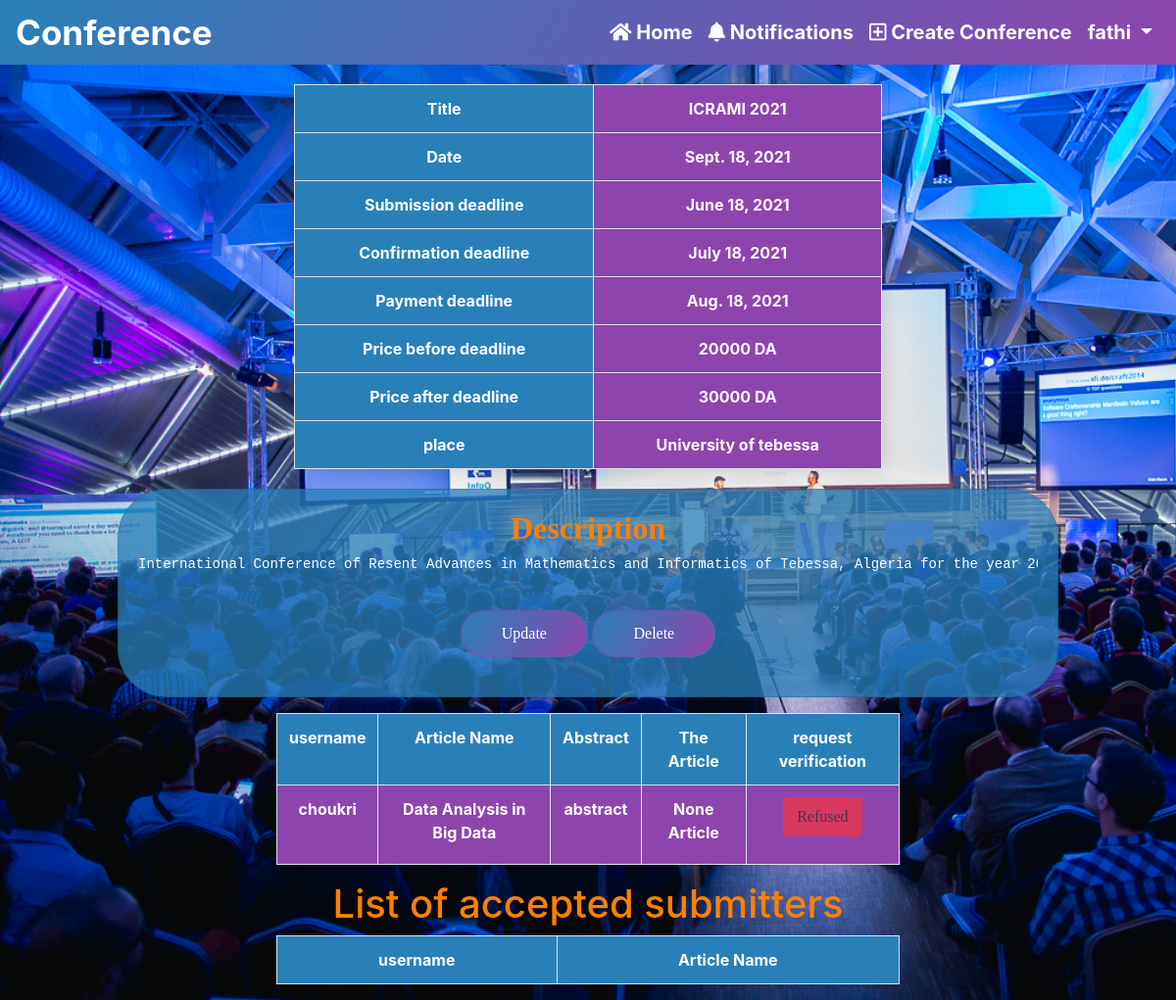
The app's page /conference/1/ (signed in) with its own data.
### accounts/models.py (models this page shows, shortened)
class User(AbstractBaseUser):
    email = models.EmailField(verbose_name="email", max_length=254, unique=True)
    username = models.CharField(max_length=50, unique=True)
    first_name = models.CharField(max_length=20)
    last_name = models.CharField(max_length=20)
    date_joined = models.DateTimeField(verbose_name="join date", auto_now_add=True)
    last_login = models.DateTimeField(verbose_name="last login", auto_now=True)
    is_active = models.BooleanField(default=True)
    is_staff = models.BooleanField(default=False)
    is_admin = models.BooleanField(default=False)
    is_superuser = models.BooleanField(default=False)
    USERNAME_FIELD = 'email'
    REQUIRED_FIELDS = ['username', 'first_name', 'last_name']
    objects = UserManager()
    def __str__(self):
        return self.username

### conferences/models.py (models this page shows, shortened)
class Conference(models.Model):
    title = models.CharField(max_length=100)
    description = models.TextField(verbose_name='description')
    place = models.CharField(max_length=100)
    created_date = models.DateTimeField(auto_now_add=True)
    date = models.DateField()
    submission_deadline = models.DateField()
    confirmation_deadline = models.DateField()
    payment_deadline = models.DateField()
    pre_price = models.CharField(max_length=20, null=True, blank=True)
    post_price = models.CharField(max_length=20, null=True, blank=True)
    organizer = models.ForeignKey(User, on_delete=models.RESTRICT)
    def can_submit(self):
        return timezone.now().date() <= self.submission_deadline
    def can_accept(self):
        return self.submission_deadline < timezone.now().date() <= self.confirmation_deadline
    def can_confirm(self):
        return self.confirmation_deadline < timezone.now().date() <= self.payment_deadline

class Submission(models.Model):
    STATUS = (
        (0, 'waiting'),
        (1, 'accepted'),
        (2, 'refused'),
        (3, 'confirmed'),
    )
    first_name = models.CharField(max_length=20)
    last_name = models.CharField(max_length=20)
    email = models.EmailField(verbose_name="email", max_length=254)
    article_name = models.CharField(max_length=100)
    abstract = models.TextField(verbose_name='abstract')
    article = models.FileField(upload_to='files', null=True, blank=True)
    authors = models.ManyToManyField(Author, related_name='article_authors')
    status = models.IntegerField(choices=STATUS, default=0)
    demand_date = models.DateTimeField(auto_now_add=True)
    user = models.ForeignKey(User, on_delete=models.CASCADE)
    conference = models.ForeignKey(Conference, on_delete=models.CASCADE)
    def is_accepted(self):
        return self.status == 1
    def is_confirmed(self):
        return self.status == 3

### conferences/views.py (the view)
class ConferenceView(generic.DetailView):
    model = Conference
    pk_url_kwarg = 'pk'
    def get_context_data(self, **kwargs):
        context = super().get_context_data(**kwargs)
        context['submission_list'] = Submission.objects.filter(conference=self.kwargs['pk'])
        self.request.session['page'] = self.request.path
        return context

### conferences/templates/conferences/conference.html (shortened to what this page needs)
{% extends 'base.html' %}
{% load humanize %}
{% block content %}
    <table class="table table-bordered" id="table" align="center">
        <tr>
            <th>Title</th>
            <td>{{ conference.title }}</td>
        </tr>
        <tr >
            <th>Date</th>
            <td>{{ conference.date }}</td>
        </tr>
        <tr>
            <th>Submission deadline</th>
            <td>{{ conference.submission_deadline }}</td>
        </tr>
        <tr>
            <th>Confirmation deadline</th>
            <td>{{ conference.confirmation_deadline }}</td>
        </tr>
        <tr>
            <th>Payment deadline</th>
            <td>{{ conference.payment_deadline }}</td>
        </tr>
        <tr>
            <th>Price before deadline</th>
            <td>{{ conference.pre_price }}</td>
        </tr>
        <tr>
            <th>Price after deadline</th>
            <td>{{ conference.post_price }}</td>
        </tr>
        <tr>
            <th>place</th>
            <td>{{ conference.place }}</td>
        </tr>
    </table>
    <div class="card mb-3" id="container">
        <div class="row no-gutters">
            <div class="col-md-12">
                <div class="card-body text-center">
                    <h2 class="descreption"> Description</h2>
                    <pre style="color: white">{{ conference.description }}</pre>
                    {% if conference.organizer != request.user %}
                        {% if conference.can_submit %}
                            <a href="{% url 'submission_create' conference.pk %}" class="btn btn">Submit</a>
                        {% endif %}
                    {% else %}
                        <a href="{% url 'conference_update' conference.pk %}" class="btn btn">Update</a>
                        <a href="{% url 'conference_delete' conference.pk %}" class="btn btn">Delete</a>
                    {% endif %}
                </div>
            </div>
        </div>
    </div>
    {% if request.user == conference.organizer and submission_list %}
        <table class="table table-bordered"  align="center" id="users"  >
            <tr>
                <th>username</th>
                <th>Article Name</th>
                <th>Abstract</th>
                <th>The Article</th>
                <th>request verification</th>
            </tr>
            {% for submission in submission_list %}
                <tr>
                    <td>{{ submission.user }}</td>
                    <td>{{ submission.article_name }}</td>
                    <td>{{ submission.abstract }}</td>
                    <td>
                        {% if submission.article %}
                            <a style="color:white; text-decoration: underline" href="{{ submission.article.url }}" download="{{ submission.article.url }}">Download {{ submission.article }}</a>
                        {% else %}
                            None Article
                        {% endif %}
                    </td>
                    <td>
                        {% if conference.can_submit %}
                            <a href="{% url 'submission_accepted' submission.pk %}" class="btn btn0 disabled">Accept</a>
                            <a href="{% url 'submission_refused' submission.pk %}" class="btn btn1 disabled">Refuse</a>
                        {% else %}
                            {% if submission.is_accepted %}
                                <p class="btn btn0 disabled">Accepted</p>
                            {% elif submission.is_confirmed %}
                                <p class="btn btn0 disabled">Confirmed</p>
                            {% else %}
                                <p class="btn btn1 disabled">Refused</p>
                            {% endif %}
                        {% endif %}
                    </td>
                </tr>
            {% endfor %}
        </table>
    {% endif %}
    {% if not conference.can_submit %}
        <h1 style="color: #ff8000" class="text-center">List of accepted submitters</h1>
        <table class="table table-bordered"  align="center" id="users"  >
            <tr>
                <th>username</th>
                <th>Article Name</th>
            </tr>
        </table>
    {% endif %}
{% endblock %}

### templates/includes/nav.html (shortened to what this page needs)
<nav class="navbar navbar-expand-lg navbar-light sticky-top">
    <a href="{% url 'home' %}"id="home">Conference</a>
    <div class="collapse navbar-collapse" id="navbarNavDropdown">
        <ul class="navbar-nav ml-auto">
            <li class="nav-item">
                <a href="{% url 'home' %}" class="nav-link">
                    <i class="fa fa-home"></i> Home
                </a>
            </li>
            {% if request.user.is_authenticated %}
                <li class="nav-item">
                    <a href="{% url 'notifications' %}" class="nav-link "  >
                        <i class="fas fa-bell"></i> Notifications
                    </a>
                </li>
                <li class="nav-item ">
                    <a href="{% url 'conference_create' %}" class="nav-link" >
                        <i class="far fa-plus-square"></i> Create Conference
                    </a>
                </li>
                <li class="nav-item dropdown">
                    <a href="#" class=" nav-link  dropdown-toggle"
                       role="button" id="dropdownMenuLink"
                       data-toggle="dropdown" aria-haspopup="true" aria-expanded="false" >
                        {{request.user.username}}
                    </a>
                </li>
            {% endif %}
        </ul>
    </div>
</nav>

### static/css/nav.css (style rules this page uses)
#home { font-size:35px; font-weight: bold; color: #fff; padding-left: 0; line-height: 50px; text-decoration: none; }
.navbar-light { background: linear-gradient(120deg,#2980b9,#8e44ad); }
nav ul li a { color: white !important; line-height: 20px; text-decoration: none; font-size: 20px; padding-bottom: 10px; font-weight: bold; }

### static/css/details.css (style rules this page uses)
#table { width: 50%; margin-top: 20px; box-shadow: 0 0 20px rgba(0, 0, 0, 0.15); color: white; text-align: center; }
th { background-color: #2980b9; color: white; font-weight: bold; }
td { font-weight: bold; color: white; background-color: #8e44ad; }
#users { width: 53%; text-align: center; }
.btn.btn1 { background: #f33; border: 2px solid #f33; }
.descreption { text-align: center; font-weight: bold; font-family: cursive; color: #ff8000; }

### static/css/profile.css (style rules this page uses)
div h2, h4, p { font-family: Serif; }

### static/css/home.css (style rules this page uses)
body { overflow-x: hidden; }
#container { background-color: #2980b9c0; width: 80%; margin: 20px auto auto auto; border-radius: 50px; color: white; }
a.btn { border: 1px; margin: 20px auto; background: linear-gradient(120deg,#2980b9,#8e44ad); text-align: center; border: 2px solid #5F5FB0; padding: 10px 40px; border-radius: 25px; outline: none; color: white; transition: 0.20s; cursor: pointer; transition: 0.25s; font-family: cursive; outline: none; }

### records on screen
User: user.username "fathi"
Conference: title "ICRAMI 2021", date "Sept. 18, 2021", submission_deadline "June 18, 2021", confirmation_deadline "July 18, 2021", payment_deadline "Aug. 18, 2021", pre_price "20000 DA", post_price "30000 DA", place "University of tebessa", description "International Conference of Resent Advances in Mathematics and Informatics of Tebessa, Algeria for the year…"
Submission: user "choukri", article_name "Data Analysis in Big Data", abstract "abstract", article "None Article", status "Refused"
